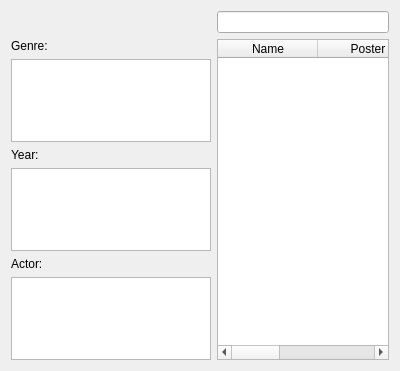
<?xml version="1.0" encoding="UTF-8"?>
<ui version="4.0">
 <class>FindForm</class>
 <widget class="QWidget" name="FindForm">
  <property name="geometry">
   <rect>
    <x>0</x>
    <y>0</y>
    <width>400</width>
    <height>371</height>
   </rect>
  </property>
  <property name="windowTitle">
   <string>Form</string>
  </property>
  <layout class="QGridLayout" name="gridLayout_2">
   <item row="0" column="0">
    <layout class="QGridLayout" name="gridLayout">
     <item row="5" column="0">
      <widget class="QLabel" name="label_3">
       <property name="text">
        <string>Actor:</string>
       </property>
      </widget>
     </item>
     <item row="1" column="1" rowspan="6">
      <widget class="QTableWidget" name="tw_filmList">
       <property name="selectionMode">
        <enum>QAbstractItemView::SingleSelection</enum>
       </property>
       <property name="selectionBehavior">
        <enum>QAbstractItemView::SelectRows</enum>
       </property>
       <attribute name="verticalHeaderVisible">
        <bool>true</bool>
       </attribute>
       <column>
        <property name="text">
         <string>Name</string>
        </property>
       </column>
       <column>
        <property name="text">
         <string>Poster</string>
        </property>
       </column>
       <column>
        <property name="text">
         <string>Year</string>
        </property>
       </column>
      </widget>
     </item>
     <item row="6" column="0">
      <widget class="QListWidget" name="lw_actor">
       <property name="maximumSize">
        <size>
         <width>200</width>
         <height>16777215</height>
        </size>
       </property>
       <item>
        <property name="text">
         <string/>
        </property>
       </item>
      </widget>
     </item>
     <item row="0" column="1">
      <widget class="QLineEdit" name="le_find"/>
     </item>
     <item row="4" column="0">
      <widget class="QListWidget" name="lw_year">
       <property name="maximumSize">
        <size>
         <width>200</width>
         <height>16777215</height>
        </size>
       </property>
       <item>
        <property name="text">
         <string/>
        </property>
       </item>
      </widget>
     </item>
     <item row="1" column="0">
      <widget class="QLabel" name="label">
       <property name="text">
        <string>Genre:</string>
       </property>
      </widget>
     </item>
     <item row="3" column="0">
      <widget class="QLabel" name="label_2">
       <property name="text">
        <string>Year:</string>
       </property>
      </widget>
     </item>
     <item row="2" column="0">
      <widget class="QListWidget" name="lw_genre">
       <property name="sizePolicy">
        <sizepolicy hsizetype="Fixed" vsizetype="Expanding">
         <horstretch>0</horstretch>
         <verstretch>0</verstretch>
        </sizepolicy>
       </property>
       <property name="maximumSize">
        <size>
         <width>200</width>
         <height>16777215</height>
        </size>
       </property>
       <item>
        <property name="text">
         <string/>
        </property>
       </item>
      </widget>
     </item>
    </layout>
   </item>
  </layout>
 </widget>
 <resources/>
 <connections/>
</ui>
